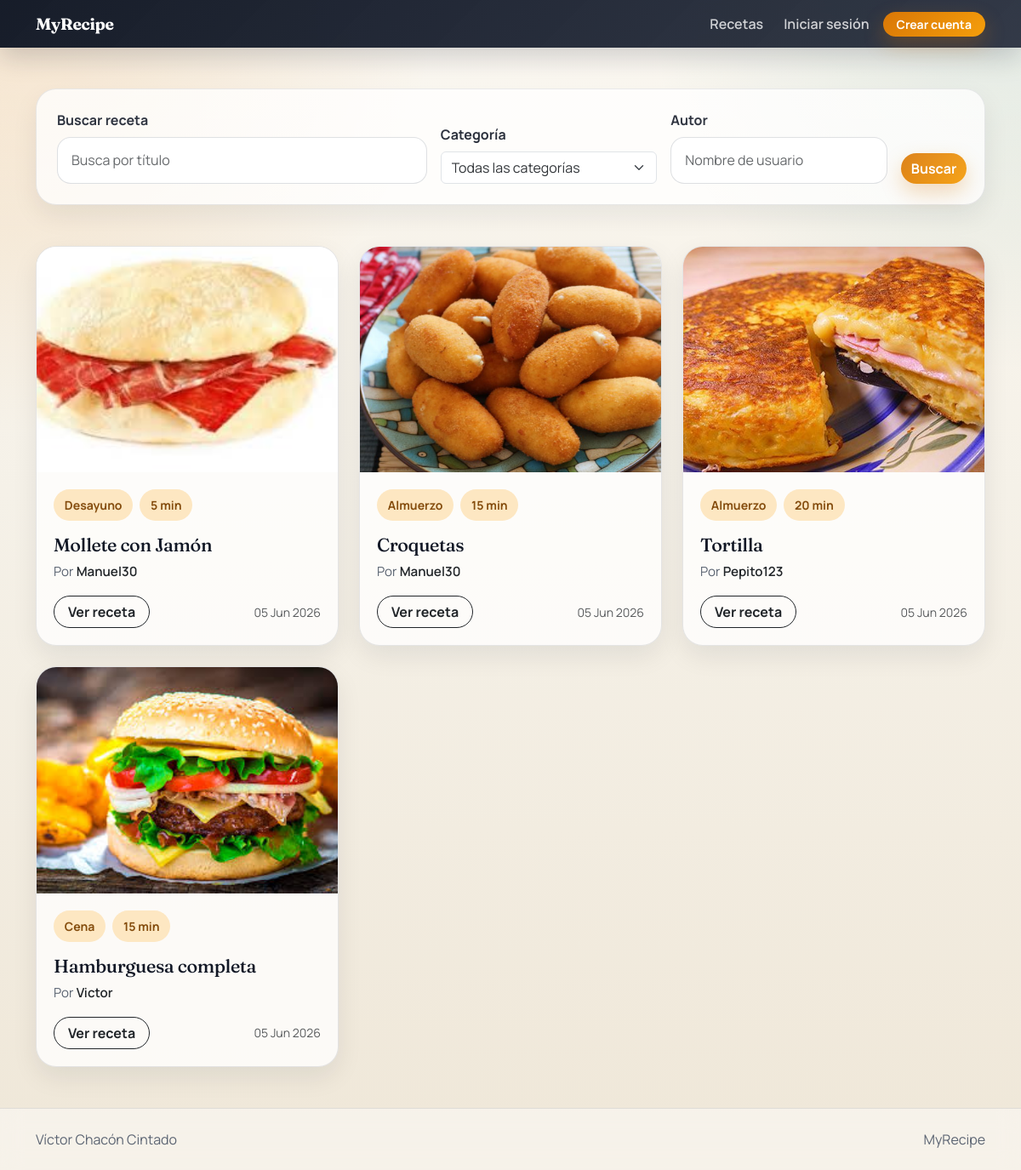
The page / on the database its author committed.
### recetas/models.py (models this page shows, shortened)
class Receta(models.Model):
    titulo = models.CharField(max_length=200)
    ingredientes = models.TextField()
    pasos_elaboracion = models.TextField()
    tiempo_preparacion = models.PositiveIntegerField()
    categoria = models.ForeignKey(Categoria, on_delete=models.SET_NULL, null=True)
    autor = models.ForeignKey(settings.AUTH_USER_MODEL, on_delete=models.CASCADE)
    fecha_creacion = models.DateTimeField(auto_now_add=True)
    favoritos = models.ManyToManyField(settings.AUTH_USER_MODEL, related_name='recetas_favoritas', blank=True)
    imagen = models.ImageField(upload_to='recetas/')

class Categoria(models.Model):
    nombre = models.CharField(max_length=100)
    descripcion = models.TextField(blank=True, null=True)
    def __str__(self):
        return self.nombre

### recetas/views.py (the view)
# urls.py: path('', views.vista_recetas, name='lista_recetas'),
def vista_recetas(request):
    recetas = Receta.objects.select_related('categoria', 'autor').order_by('-fecha_creacion')
    q = request.GET.get('q')
    categoria = request.GET.get('categoria')
    autor = request.GET.get('autor')
    if q:
        recetas = recetas.filter(titulo__icontains=q)
    if categoria:
        recetas = recetas.filter(categoria__id=categoria)
    if autor:
        recetas = recetas.filter(autor__username__icontains=autor)
    categorias = Categoria.objects.order_by('nombre')
    return render(request, 'lista_recetas.html', {
        'recetas': recetas,
        'categorias': categorias
    })

### templates/lista_recetas.html (shortened to what this page needs)
{% extends 'base.html' %}
{% block content %}
    <section class="search-panel p-3 p-lg-4 mb-4 mb-lg-5">
        <form method="GET" class="row g-3 align-items-end">
            <div class="col-lg-5">
                <label for="search-receta" class="form-label">Buscar receta</label>
                <input id="search-receta" type="text" class="form-control" name="q" placeholder="Busca por título" value="{{ request.GET.q }}">
            </div>
            <div class="col-lg-3">
                <label for="categoria" class="form-label">Categoría</label>
                <select id="categoria" name="categoria" class="form-select">
                    <option value="">Todas las categorías</option>
                </select>
            </div>
            <div class="col-lg-3">
                <label for="autor" class="form-label">Autor</label>
                <input id="autor" type="text" class="form-control" name="autor" placeholder="Nombre de usuario" value="{{ request.GET.autor }}">
            </div>
            <div class="col-lg-1 d-grid">
                <button type="submit" class="btn btn-brand rounded-pill">Buscar</button>
            </div>
        </form>
    </section>
    {% if recetas %}
        <div class="row g-4">
            {% for receta in recetas %}
                <div class="col-md-6 col-xl-4">
                    <article class="recipe-card">
                        {% if receta.imagen %}
                            <img class="recipe-card__image" src="{{ receta.imagen.url }}" alt="{{ receta.titulo }}">
                        {% else %}
                            <div class="recipe-card__image d-grid place-content-center bg-light text-center text-muted">Sin imagen</div>
                        {% endif %}
                        <div class="recipe-card__body d-flex flex-column gap-3">
                            <div>
                                <div class="d-flex flex-wrap gap-2 mb-3">
                                    <span class="badge-soft">{{ receta.categoria|default:"Sin categoría" }}</span>
                                    <span class="badge-soft">{{ receta.tiempo_preparacion }} min</span>
                                </div>
                                <h2 class="recipe-card__title h4">{{ receta.titulo }}</h2>
                                <p class="meta-list mb-0">Por <a href="{% url 'perfil_usuario' username=receta.autor.username %}" class="link-dark fw-semibold text-decoration-none">{{ receta.autor }}</a></p>
                            </div>
                            <div class="d-flex justify-content-between align-items-center">
                                <a class="btn btn-outline-dark rounded-pill px-3" href="{% url 'detalle_receta' receta_id=receta.id %}">Ver receta</a>
                                <span class="text-muted small">{{ receta.fecha_creacion|date:"d M Y" }}</span>
                            </div>
                        </div>
                    </article>
                </div>
            {% endfor %}
        </div>
    {% else %}
        <div class="empty-state text-center">
            <h2 class="h4 mb-2">No hay recetas.</h2>
            <p class="mb-0">Prueba a quitar filtros o crea la primera receta del sitio.</p>
        </div>
    {% endif %}
{% endblock %}

### templates/base.html (shortened to what this page needs)
{% load static %}
<!DOCTYPE html>
<html lang="es">
<head>
    <link href="https://cdn.jsdelivr.net/npm/bootstrap@5.3.3/dist/css/bootstrap.min.css" rel="stylesheet">
    <link rel="stylesheet" href="{% static 'css/styles.css' %}">
</head>
<body>
    <nav class="navbar navbar-expand-lg navbar-dark site-navbar sticky-top">
        <div class="container">
            <a class="navbar-brand brand-mark" href="{% url 'lista_recetas' %}">MyRecipe</a>
            <div class="collapse navbar-collapse" id="mainNav">
                <div class="navbar-nav ms-auto gap-lg-2 align-items-lg-center">
                    <a class="nav-link" href="{% url 'lista_recetas' %}">Recetas</a>
                    {% if user.is_authenticated %}
                        <a class="nav-link nav-link--profile" href="{% url 'perfil_usuario' username=user.username %}">{{ user.username }}</a>
                        <form method="POST" action="{% url 'logout' %}" class="d-lg-inline-block">
                            {% csrf_token %}
                            <button type="submit" class="btn btn-outline-light btn-sm rounded-pill px-3">Cerrar sesión</button>
                        </form>
                    {% else %}
                        <a class="nav-link" href="{% url 'login' %}">Iniciar sesión</a>
                        <a class="btn btn-brand btn-sm rounded-pill px-3" href="{% url 'registrar_usuario' %}">Crear cuenta</a>
                    {% endif %}
                </div>
            </div>
        </div>
    </nav>
    <main class="site-main">
        <div class="container py-4 py-lg-5">
            {% block content %}{% endblock %}
        </div>
    </main>
    <footer class="site-footer py-4">
        <div class="container d-flex flex-column flex-md-row justify-content-between align-items-md-center gap-2">
            <span>Víctor Chacón Cintado</span>
            <span>MyRecipe</span>
        </div>
    </footer>
</body>
</html>

### static/css/styles.css (style rules this page uses)
:root { --bg: #f5f1e8; --surface: #fffaf2; --surface-strong: #fff4e6; --ink: #121826; --muted: #5b6472; --line: rgba(18, 24, 38, 0.1); --accent: #d97706; --accent-strong: #b45309; --accent-soft: #fde7c2; --accent-2: #0f766e; --shadow: 0 20px 60px rgba(18, 24, 38, 0.12); }
html { scroll-behavior: smooth; }
body { min-height: 100vh; font-family: 'Manrope', sans-serif; color: var(--ink); background: radial-gradient(circle at top left, rgba(217, 119, 6, 0.18), transparent 28%), radial-gradient(circle at top right, rgba(15, 118, 110, 0.12), transparent 24%), linear-gradient(180deg, #fbf7ef 0%, #f5f1e8 42%, #efe7d8 100%); }
h1, h2, h3, h4, .brand-mark { font-family: 'Fraunces', serif; letter-spacing: -0.02em; }
.site-navbar { background: linear-gradient(135deg, rgba(18, 24, 38, 0.98), rgba(39, 46, 61, 0.94)); box-shadow: 0 12px 30px rgba(18, 24, 38, 0.18); backdrop-filter: blur(18px); }
.brand-mark { display: inline-flex; align-items: center; gap: 0.75rem; text-decoration: none; font-size: 1.2rem; font-weight: 700; }
.navbar-dark .nav-link { color: rgba(255, 255, 255, 0.78); font-weight: 600; }
.btn-brand { border: 0; background: linear-gradient(135deg, var(--accent), #f59e0b); color: white; box-shadow: 0 10px 24px rgba(217, 119, 6, 0.28); }
.site-main { position: relative; }
.site-main::before { content: ''; position: absolute; inset: 0; background: linear-gradient(180deg, rgba(255, 255, 255, 0.2), transparent 18%); pointer-events: none; }
.site-footer { color: var(--muted); border-top: 1px solid var(--line); background: rgba(255, 255, 255, 0.45); backdrop-filter: blur(12px); }
.search-panel, .info-panel, .recipe-card, .comment-item, .summary-card, .form-card { border: 1px solid var(--line); background: rgba(255, 255, 255, 0.76); border-radius: 1.5rem; box-shadow: 0 12px 30px rgba(18, 24, 38, 0.08); }
.recipe-card { overflow: hidden; height: 100%; transition: transform 180ms ease, box-shadow 180ms ease; }
.recipe-card__image { aspect-ratio: 4 / 3; object-fit: cover; width: 100%; }
.recipe-card__body { padding: 1.25rem; }
.recipe-card__title { font-size: 1.35rem; margin-bottom: 0.45rem; }
.meta-list { color: var(--muted); font-size: 0.95rem; }
.badge-soft { display: inline-flex; align-items: center; padding: 0.5rem 0.8rem; border-radius: 999px; background: var(--accent-soft); color: #854d0e; font-weight: 700; font-size: 0.88rem; }
label { font-weight: 700; color: var(--ink); margin-bottom: 0.45rem; }
input[type="text"], input[type="password"], input[type="email"], input[type="number"], input[type="file"], select, textarea { width: 100%; border: 1px solid rgba(91, 100, 114, 0.22); border-radius: 1rem; background: rgba(255, 255, 255, 0.95); color: var(--ink); padding: 0.9rem 1rem; transition: border-color 150ms ease, box-shadow 150ms ease, transform 150ms ease; }
button, .btn { font-weight: 700; }

### rows shown on the page
Receta: imagen (picture), categoria "Desayuno", tiempo_preparacion "5", titulo "Mollete con Jamón", autor "Manuel30", fecha_creacion "05 Jun 2026"
Receta: imagen (picture), categoria "Almuerzo", tiempo_preparacion "15", titulo "Croquetas", autor "Manuel30", fecha_creacion "05 Jun 2026"
Receta: imagen (picture), categoria "Almuerzo", tiempo_preparacion "20", titulo "Tortilla", autor "Pepito123", fecha_creacion "05 Jun 2026"
Receta: imagen (picture), categoria "Cena", tiempo_preparacion "15", titulo "Hamburguesa completa", autor "Victor", fecha_creacion "05 Jun 2026"
